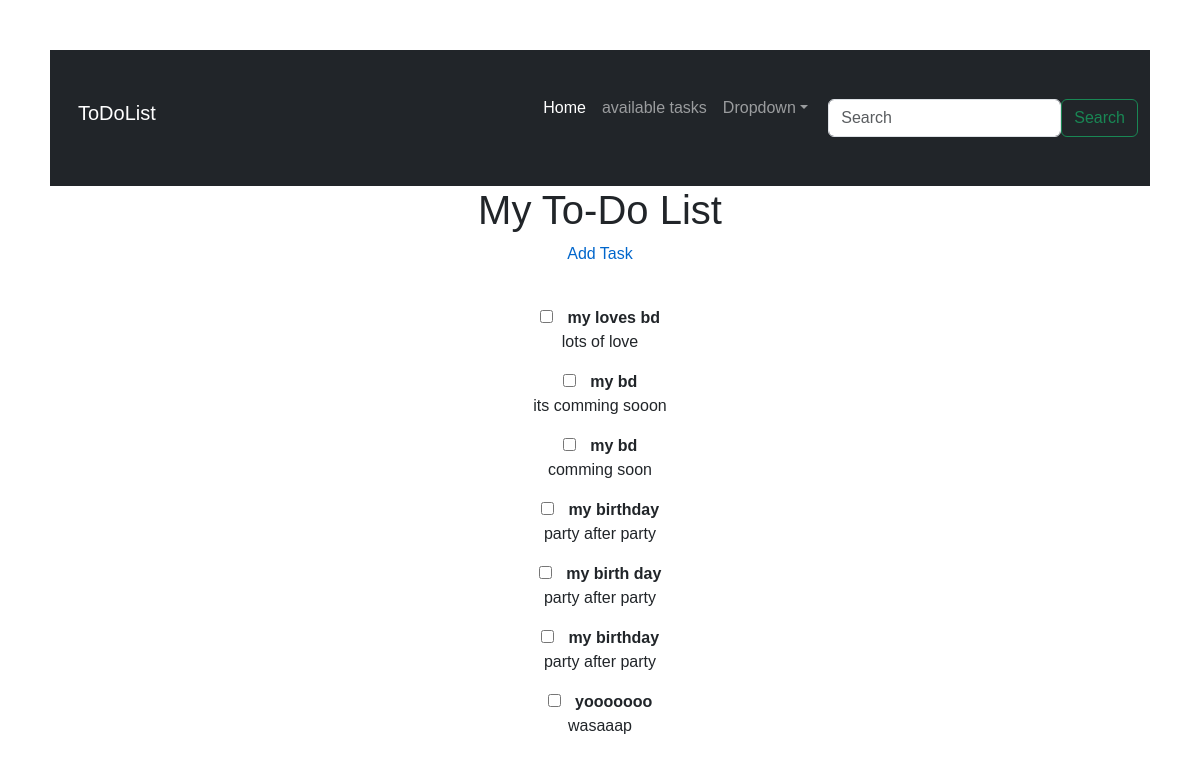
Page /tasklist/ on the earlier database version.
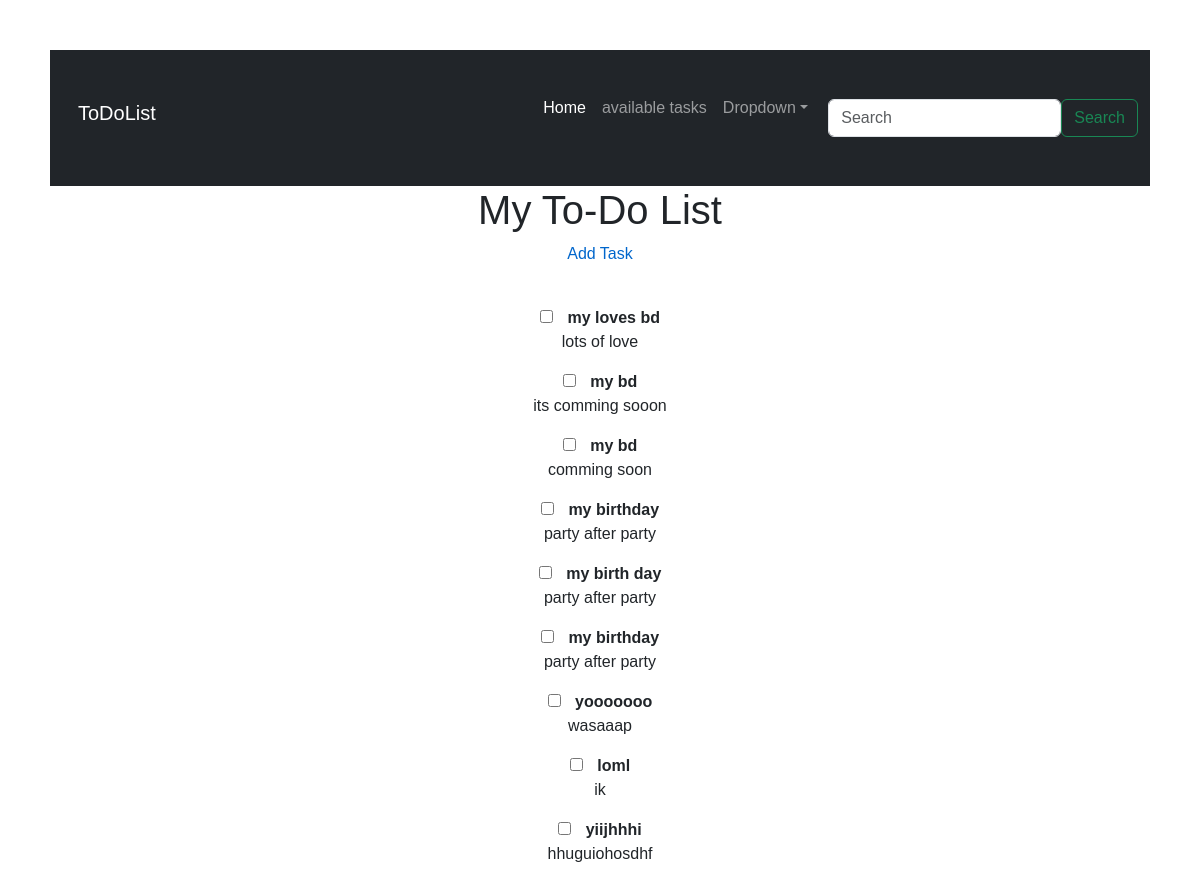
Same page on the later database version.
### tasks/models.py (models this page shows, shortened)
class Task(models.Model):
    title = models.CharField(max_length=200)
    description = models.TextField()
    completed = models.BooleanField(default=False)

### tasks/views.py (the view)
# urls.py: path('tasklist/', views.tasklist, name='tasklist'),
def tasklist(request):
    tasks = Task.objects.all()
    return render(request, 'tasklist.html', {'tasks': tasks})

### tasks/templates/tasklist.html
{% extends 'base.html' %}
{% block content %}
{% load static %}
    <h1>My To-Do List </h1>
    <link rel="stylesheet" href="{% static 'tasks.css' %}">
    <a href="{% url 'tasks:add_task' %}">Add Task</a>
    <ul>
        {% for task in tasks %}
            <li>
                <input type="checkbox" {% if task.completed %}checked{% endif %}>
                <strong>{{ task.title }}</strong>
                <p>{{ task.description }}</p>
            </li>
        {% empty %}
            <li>No tasks yet.</li>
        {% endfor %}
    </ul>
{% endblock %}

Differences in the rows shown:
added Task: title "loml", description "ik"
added Task: title "yiijhhhi", description "hhuguiohosdhf"
